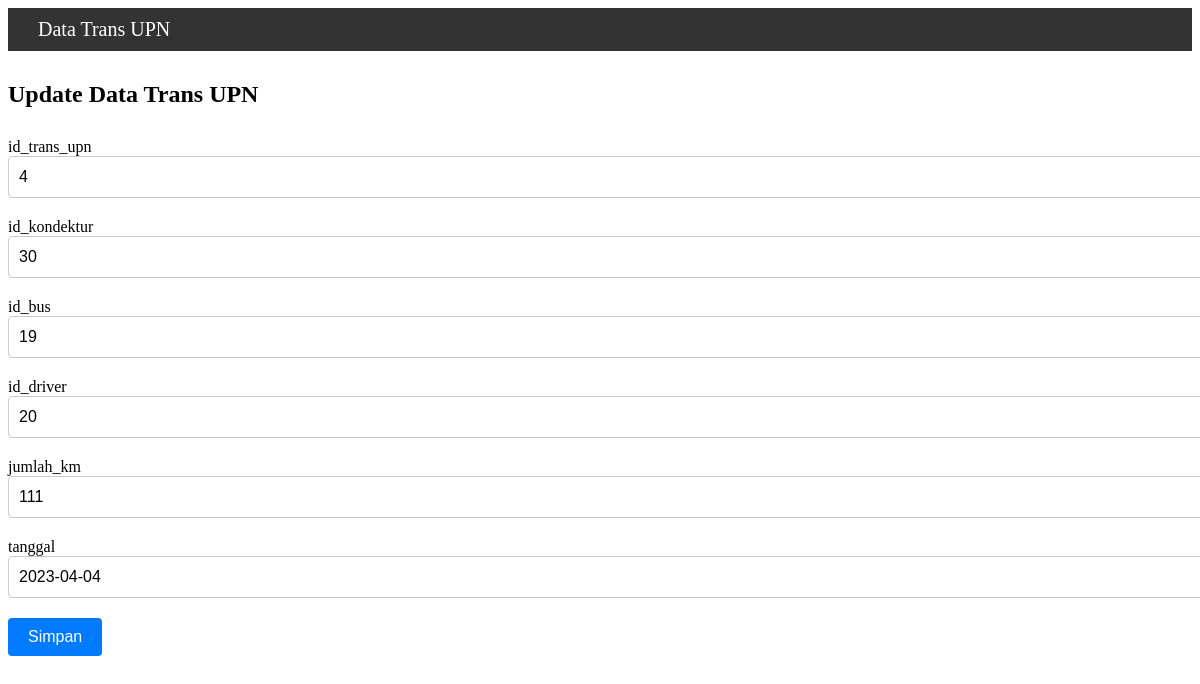
The app's page /updateTransupn.php?id_trans_upn=4 with its own data.
### tables this page shows
CREATE TABLE `trans_upn` (
  `id_trans_upn` int(10) UNSIGNED NOT NULL,
  `id_kondektur` int(10) UNSIGNED NOT NULL,
  `id_bus` int(10) UNSIGNED NOT NULL,
  `id_driver` int(10) UNSIGNED NOT NULL,
  `jumlah_km` int(10) UNSIGNED DEFAULT NULL,
  `tanggal` date DEFAULT NULL
);

### conn.php (called while the page is built, shortened)
<?php
function connection() {
   $dbServer = 'localhost';
   $dbUser = 'root';
   $dbPass = '';
   $dbName = "transupn";
   $conn = mysqli_connect($dbServer, $dbUser, $dbPass);
   mysqli_select_db($conn,$dbName);
   return $conn;
}

### updateTransupn.php (the view, shortened to what this page needs)
<?php
  include ('conn.php');
  $result = '';
  if ($_SERVER['REQUEST_METHOD'] === 'GET') {
      if (isset($_GET['id_trans_upn'])) {
          $id_trans_upn_upd = $_GET['id_trans_upn'];
          $query = "SELECT * FROM trans_upn WHERE id_trans_upn = '$id_trans_upn_upd'";
          $result = mysqli_query(connection(),$query);
      }
  }
?>
<!DOCTYPE html>
<html>
  <head>
    <link rel="stylesheet" href="style.css">
  </head>
  <body>
    <nav class="navbar navbar-dark fixed-top bg-dark flex-md-nowrap p-0 shadow">
      <a class="navbar-brand col-sm-3 col-md-2 mr-0" href="index.php">Data Trans UPN</a>
    </nav>
    <div class="container-fluid">
      <div class="row">
        <main role="main" class="col-md-9 ml-sm-auto col-lg-10 px-4">
          <h2 style="margin: 30px 0 30px 0;">Update Data Trans UPN</h2>
          <form action="updateTransupn.php" method="POST">
            <?php while($data = mysqli_fetch_array($result)): ?>
            <div class="form-group">
                <label>id_trans_upn</label>
                <input type="text" class="form-control" placeholder="id_trans_upn" name="id_trans_upn" value="<?php echo $data['id_trans_upn'];  ?>" required="required" readonly>
            </div>
            <div class="form-group">
              <label>id_kondektur</label>
              <input type="text" class="form-control" placeholder="id_kondektur" name="id_kondektur" value="<?php echo $data['id_kondektur'];  ?>" required="required" readonly>
            </div>
            <div class="form-group">
            <div class="form-group">
              <label>id_bus</label>
              <input type="text" class="form-control" placeholder="id_bus" name="id_bus" value="<?php echo $data['id_bus'];  ?>" required="required" readonly>
            </div>
              <label>id_driver</label>
              <input type="text" class="form-control" placeholder="id_driver" name="id_driver" value="<?php echo $data['id_driver'];  ?>" required="required" readonly>
            </div>
            <div class="form-group">
              <label>jumlah_km</label>
              <input type="text" class="form-control" placeholder="jumlah_km" name="jumlah_km" value="<?php echo $data['jumlah_km'];  ?>" required="required">
            </div>
            <div class="form-group">
              <label>tanggal</label>
              <input type="text" class="form-control" placeholder="tanggal" name="tanggal" value="<?php echo $data['tanggal'];  ?>" required="required">
            </div>
            <?php endwhile; ?>
            <button type="submit" class="btn btn-primary">Simpan</button>
          </form>
        </main>
      </div>
    </div>
  </body>
</html>

### style.css (style rules this page uses)
.navbar { background-color: #333; padding: 10px 30px; color: #fff; display: flex; justify-content: space-between; align-items: center; }
.navbar a { text-decoration: none; color: #fff; font-size: 20px; text-align: left; }
.form-group { margin-bottom: 20px; }
.form-control { width: 100%; height: 40px; border: 1px solid #ccc; border-radius: 4px; padding: 0 10px; font-size: 1em; }
.btn-primary { background-color: #007bff; color: #fff; border: none; border-radius: 4px; padding: 10px 20px; font-size: 1em; }

### records on screen
trans_upn: id_trans_upn "4", id_kondektur "30", id_bus "19", id_driver "20", jumlah_km "111", tanggal "2023-04-04"
